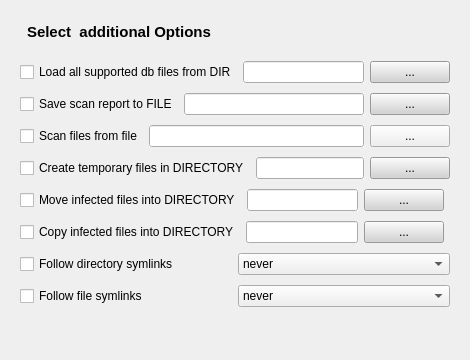
     <widget class="QWidget" name="wizardPage_5">
      <layout class="QGridLayout" name="gridLayout_5">
       <item row="11" column="0" colspan="2">
        <spacer name="verticalSpacer_2">
         <property name="orientation">
          <enum>Qt::Vertical</enum>
         </property>
         <property name="sizeHint" stdset="0">
          <size>
           <width>20</width>
           <height>40</height>
          </size>
         </property>
        </spacer>
       </item>
       <item row="10" column="0" colspan="2">
        <widget class="QFrame" name="ffsFrame">
         <property name="frameShape">
          <enum>QFrame::NoFrame</enum>
         </property>
         <property name="frameShadow">
          <enum>QFrame::Raised</enum>
         </property>
         <layout class="QHBoxLayout" name="horizontalLayout_12">
          <property name="topMargin">
           <number>2</number>
          </property>
          <property name="bottomMargin">
           <number>2</number>
          </property>
          <item>
           <widget class="QCheckBox" name="followFileSymlinksCheckBox">
            <property name="text">
             <string>Follow file symlinks</string>
            </property>
           </widget>
          </item>
          <item>
           <widget class="QComboBox" name="followFileSymlinksComboBox">
            <property name="autoFillBackground">
             <bool>true</bool>
            </property>
            <item>
             <property name="text">
              <string>never</string>
             </property>
            </item>
            <item>
             <property name="text">
              <string>direct</string>
             </property>
            </item>
            <item>
             <property name="text">
              <string>always</string>
             </property>
            </item>
           </widget>
          </item>
         </layout>
        </widget>
       </item>
       <item row="2" column="0" colspan="2">
        <widget class="QFrame" name="ssrtfFrame">
         <property name="frameShape">
          <enum>QFrame::NoFrame</enum>
         </property>
         <property name="frameShadow">
          <enum>QFrame::Raised</enum>
         </property>
         <layout class="QHBoxLayout" name="horizontalLayout_7">
          <property name="topMargin">
           <number>2</number>
          </property>
          <property name="bottomMargin">
           <number>2</number>
          </property>
          <item>
           <widget class="QCheckBox" name="scanReportToFileCheckBox">
            <property name="text">
             <string>Save scan report to FILE</string>
            </property>
           </widget>
          </item>
          <item>
           <widget class="QLineEdit" name="scanReportToFileLineEdit">
            <property name="autoFillBackground">
             <bool>true</bool>
            </property>
            <property name="styleSheet">
             <string notr="true"/>
            </property>
            <property name="readOnly">
             <bool>true</bool>
            </property>
           </widget>
          </item>
          <item>
           <widget class="QPushButton" name="pwselectSCRFButton">
            <property name="styleSheet">
             <string notr="true">background:lightgrey;</string>
            </property>
            <property name="text">
             <string>...</string>
            </property>
           </widget>
          </item>
         </layout>
        </widget>
       </item>
       <item row="9" column="0" colspan="2">
        <widget class="QFrame" name="fdsFrame">
         <property name="frameShape">
          <enum>QFrame::NoFrame</enum>
         </property>
         <property name="frameShadow">
          <enum>QFrame::Raised</enum>
         </property>
         <layout class="QHBoxLayout" name="horizontalLayout_11">
          <property name="topMargin">
           <number>2</number>
          </property>
          <property name="bottomMargin">
           <number>2</number>
          </property>
          <item>
           <widget class="QCheckBox" name="followDirectorySymlinksCheckBox">
            <property name="text">
             <string>Follow directory symlinks</string>
            </property>
           </widget>
          </item>
          <item>
           <widget class="QComboBox" name="followDirectorySymlinksComboBox">
            <property name="autoFillBackground">
             <bool>true</bool>
            </property>
            <item>
             <property name="text">
              <string>never</string>
             </property>
            </item>
            <item>
             <property name="text">
              <string>direct</string>
             </property>
            </item>
            <item>
             <property name="text">
              <string>always</string>
             </property>
            </item>
           </widget>
          </item>
         </layout>
        </widget>
       </item>
       <item row="1" column="0" colspan="2">
        <widget class="QFrame" name="lvdFrame">
         <property name="frameShape">
          <enum>QFrame::NoFrame</enum>
         </property>
         <property name="frameShadow">
          <enum>QFrame::Raised</enum>
         </property>
         <layout class="QHBoxLayout" name="horizontalLayout_5">
          <property name="topMargin">
           <number>2</number>
          </property>
          <property name="bottomMargin">
           <number>2</number>
          </property>
          <item>
           <widget class="QCheckBox" name="loadVirusDatabaseCheckBox">
            <property name="text">
             <string>Load all supported db files from DIR</string>
            </property>
           </widget>
          </item>
          <item>
           <widget class="QLineEdit" name="loadVirusDatabaseLineEdit">
            <property name="autoFillBackground">
             <bool>true</bool>
            </property>
            <property name="styleSheet">
             <string notr="true"/>
            </property>
            <property name="readOnly">
             <bool>true</bool>
            </property>
           </widget>
          </item>
          <item>
           <widget class="QPushButton" name="pwselectLVDButton">
            <property name="autoFillBackground">
             <bool>false</bool>
            </property>
            <property name="styleSheet">
             <string notr="true">background:lightgrey;</string>
            </property>
            <property name="text">
             <string>...</string>
            </property>
           </widget>
          </item>
         </layout>
        </widget>
       </item>
       <item row="3" column="0" colspan="2">
        <widget class="QFrame" name="sfffFrame">
         <property name="frameShape">
          <enum>QFrame::NoFrame</enum>
         </property>
         <property name="frameShadow">
          <enum>QFrame::Raised</enum>
         </property>
         <layout class="QHBoxLayout" name="horizontalLayout_8">
          <property name="topMargin">
           <number>2</number>
          </property>
          <property name="bottomMargin">
           <number>2</number>
          </property>
          <item>
           <widget class="QCheckBox" name="scanFilesFromFileCheckBox">
            <property name="text">
             <string>Scan files from file</string>
            </property>
           </widget>
          </item>
          <item>
           <widget class="QLineEdit" name="scanFilesFromFileLineEdit">
            <property name="autoFillBackground">
             <bool>true</bool>
            </property>
           </widget>
          </item>
          <item>
           <widget class="QPushButton" name="pwselectSFFButton">
            <property name="text">
             <string>...</string>
            </property>
           </widget>
          </item>
         </layout>
        </widget>
       </item>
       <item row="0" column="0" colspan="2">
        <widget class="QFrame" name="frame_x">
         <layout class="QHBoxLayout" name="horizontalLayout_3">
          <item alignment="Qt::AlignLeft">
           <widget class="QLabel" name="label_4">
            <property name="maximumSize">
             <size>
              <width>16777215</width>
              <height>16777215</height>
             </size>
            </property>
            <property name="font">
             <font>
              <pointsize>11</pointsize>
              <bold>true</bold>
             </font>
            </property>
            <property name="styleSheet">
             <string notr="true">padding:3px</string>
            </property>
            <property name="frameShape">
             <enum>QFrame::NoFrame</enum>
            </property>
            <property name="frameShadow">
             <enum>QFrame::Sunken</enum>
            </property>
            <property name="text">
             <string>Select  additional Options</string>
            </property>
           </widget>
          </item>
         </layout>
        </widget>
       </item>
       <item row="4" column="0" colspan="2">
        <widget class="QFrame" name="ctfidFrame">
         <property name="frameShape">
          <enum>QFrame::NoFrame</enum>
         </property>
         <property name="frameShadow">
          <enum>QFrame::Raised</enum>
         </property>
         <layout class="QHBoxLayout" name="horizontalLayout_9">
          <property name="topMargin">
           <number>2</number>
          </property>
          <property name="bottomMargin">
           <number>2</number>
          </property>
          <item>
           <widget class="QCheckBox" name="tempFileCheckBox">
            <property name="text">
             <string>Create temporary files in DIRECTORY</string>
            </property>
           </widget>
          </item>
          <item>
           <widget class="QLineEdit" name="tempFilesLineEdit">
            <property name="autoFillBackground">
             <bool>true</bool>
            </property>
            <property name="styleSheet">
             <string notr="true"/>
            </property>
            <property name="readOnly">
             <bool>true</bool>
            </property>
           </widget>
          </item>
          <item>
           <widget class="QPushButton" name="pwselectTFButton">
            <property name="styleSheet">
             <string notr="true">background:lightgrey;</string>
            </property>
            <property name="text">
             <string>...</string>
            </property>
           </widget>
          </item>
         </layout>
        </widget>
       </item>
       <item row="6" column="0">
        <widget class="QFrame" name="cifidFrame">
         <property name="frameShape">
          <enum>QFrame::NoFrame</enum>
         </property>
         <property name="frameShadow">
          <enum>QFrame::Raised</enum>
         </property>
         <layout class="QHBoxLayout" name="horizontalLayout_13">
          <property name="topMargin">
           <number>2</number>
          </property>
          <property name="bottomMargin">
           <number>2</number>
          </property>
          <item>
           <widget class="QCheckBox" name="copyDirectoryCheckBox">
            <property name="text">
             <string>Copy infected files into DIRECTORY</string>
            </property>
           </widget>
          </item>
          <item>
           <widget class="QLineEdit" name="copyDirectoryLineEdit">
            <property name="styleSheet">
             <string notr="true"/>
            </property>
            <property name="readOnly">
             <bool>true</bool>
            </property>
           </widget>
          </item>
          <item>
           <widget class="QPushButton" name="pwselectCFButton">
            <property name="styleSheet">
             <string notr="true">background:lightgrey;</string>
            </property>
            <property name="text">
             <string>...</string>
            </property>
           </widget>
          </item>
         </layout>
        </widget>
       </item>
       <item row="5" column="0">
        <widget class="QFrame" name="mifidFrame">
         <property name="frameShape">
          <enum>QFrame::NoFrame</enum>
         </property>
         <property name="frameShadow">
          <enum>QFrame::Raised</enum>
         </property>
         <layout class="QHBoxLayout" name="horizontalLayout_10">
          <property name="topMargin">
           <number>2</number>
          </property>
          <property name="bottomMargin">
           <number>2</number>
          </property>
          <item>
           <widget class="QCheckBox" name="moveDirectoryCheckBox">
            <property name="text">
             <string>Move infected files into DIRECTORY</string>
            </property>
           </widget>
          </item>
          <item>
           <widget class="QLineEdit" name="moveDirectoryLineEdit">
            <property name="autoFillBackground">
             <bool>true</bool>
            </property>
            <property name="styleSheet">
             <string notr="true"/>
            </property>
            <property name="readOnly">
             <bool>true</bool>
            </property>
           </widget>
          </item>
          <item>
           <widget class="QPushButton" name="pwselectMDButton">
            <property name="styleSheet">
             <string notr="true">background:lightgrey;</string>
            </property>
            <property name="text">
             <string>...</string>
            </property>
           </widget>
          </item>
         </layout>
        </widget>
       </item>
      </layout>
     </widget>
